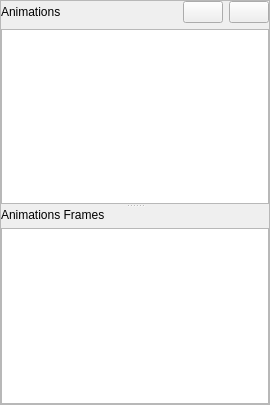
<?xml version="1.0" encoding="UTF-8"?>
<ui version="4.0">
 <class>AnimationsFrameFrame</class>
 <widget class="QFrame" name="AnimationsFrameFrame">
  <property name="geometry">
   <rect>
    <x>0</x>
    <y>0</y>
    <width>270</width>
    <height>405</height>
   </rect>
  </property>
  <property name="windowTitle">
   <string>Frame</string>
  </property>
  <property name="frameShape">
   <enum>QFrame::StyledPanel</enum>
  </property>
  <property name="frameShadow">
   <enum>QFrame::Raised</enum>
  </property>
  <layout class="QVBoxLayout" name="verticalLayout_3">
   <property name="leftMargin">
    <number>0</number>
   </property>
   <property name="topMargin">
    <number>0</number>
   </property>
   <property name="rightMargin">
    <number>0</number>
   </property>
   <property name="bottomMargin">
    <number>0</number>
   </property>
   <item>
    <widget class="QSplitter" name="splitter">
     <property name="orientation">
      <enum>Qt::Vertical</enum>
     </property>
     <property name="childrenCollapsible">
      <bool>false</bool>
     </property>
     <widget class="QFrame" name="animationsFrame">
      <property name="frameShape">
       <enum>QFrame::NoFrame</enum>
      </property>
      <property name="frameShadow">
       <enum>QFrame::Raised</enum>
      </property>
      <layout class="QVBoxLayout" name="verticalLayout">
       <property name="leftMargin">
        <number>0</number>
       </property>
       <property name="topMargin">
        <number>0</number>
       </property>
       <property name="rightMargin">
        <number>0</number>
       </property>
       <property name="bottomMargin">
        <number>0</number>
       </property>
       <item>
        <layout class="QHBoxLayout" name="animationsTitleLayout">
         <item>
          <widget class="QLabel" name="animationsTitle">
           <property name="text">
            <string>Animations</string>
           </property>
          </widget>
         </item>
         <item>
          <spacer name="animationsTitleSpacer">
           <property name="orientation">
            <enum>Qt::Horizontal</enum>
           </property>
           <property name="sizeHint" stdset="0">
            <size>
             <width>40</width>
             <height>20</height>
            </size>
           </property>
          </spacer>
         </item>
         <item>
          <widget class="QPushButton" name="animationsAddButton">
           <property name="toolTip">
            <string>Add new animation</string>
           </property>
           <property name="text">
            <string/>
           </property>
           <property name="icon">
            <iconset resource="../iconset.qrc">
             <normaloff>:/src/icons/16x16/actions/list-add.png</normaloff>:/src/icons/16x16/actions/list-add.png</iconset>
           </property>
          </widget>
         </item>
         <item>
          <widget class="QPushButton" name="animationsRemoveButton">
           <property name="toolTip">
            <string>Remove current animation</string>
           </property>
           <property name="text">
            <string/>
           </property>
           <property name="icon">
            <iconset resource="../iconset.qrc">
             <normaloff>:/src/icons/16x16/actions/list-remove.png</normaloff>:/src/icons/16x16/actions/list-remove.png</iconset>
           </property>
          </widget>
         </item>
        </layout>
       </item>
       <item>
        <widget class="AnimationListView" name="animationsList"/>
       </item>
      </layout>
     </widget>
     <widget class="QFrame" name="animationsFrameFrame">
      <property name="frameShape">
       <enum>QFrame::NoFrame</enum>
      </property>
      <property name="frameShadow">
       <enum>QFrame::Raised</enum>
      </property>
      <layout class="QVBoxLayout" name="verticalLayout_2">
       <property name="leftMargin">
        <number>0</number>
       </property>
       <property name="topMargin">
        <number>0</number>
       </property>
       <property name="rightMargin">
        <number>0</number>
       </property>
       <property name="bottomMargin">
        <number>0</number>
       </property>
       <item>
        <layout class="QHBoxLayout" name="animationsFrameTitleLayout">
         <item>
          <widget class="QLabel" name="animationsFrametitle">
           <property name="text">
            <string>Animations Frames</string>
           </property>
          </widget>
         </item>
        </layout>
       </item>
       <item>
        <widget class="AnimationsFrameListView" name="animationsFramesList"/>
       </item>
      </layout>
      <zorder>animationsFramesList</zorder>
      <zorder>animationsFramesList</zorder>
      <zorder>horizontalLayoutWidget_2</zorder>
     </widget>
    </widget>
   </item>
  </layout>
 </widget>
 <customwidgets>
  <customwidget>
   <class>AnimationListView</class>
   <extends>QListView</extends>
   <header>src/animationlistview.h</header>
  </customwidget>
  <customwidget>
   <class>AnimationsFrameListView</class>
   <extends>QListView</extends>
   <header>src/animationsframelistview.h</header>
  </customwidget>
 </customwidgets>
 <resources>
  <include location="../iconset.qrc"/>
 </resources>
 <connections/>
</ui>
